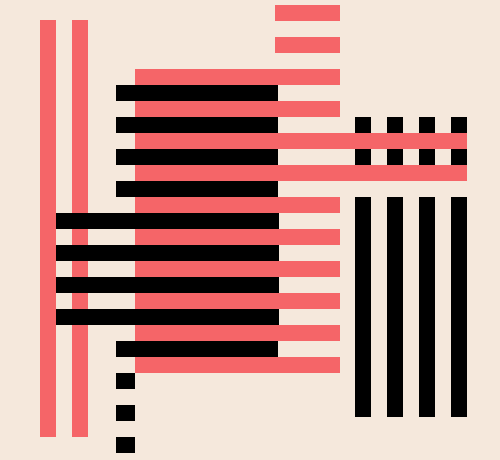
Frame 1 (no input)
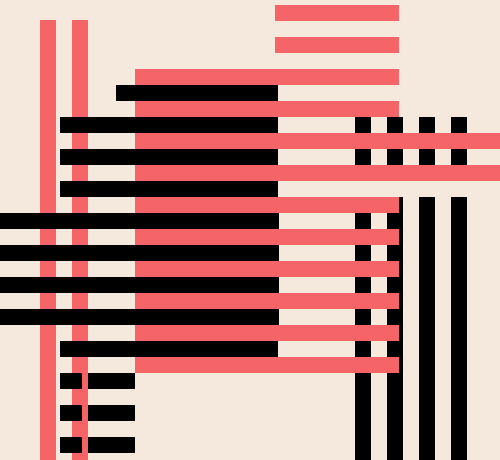
Frame 60 (the mouse pressed at the canvas centre just before this capture)
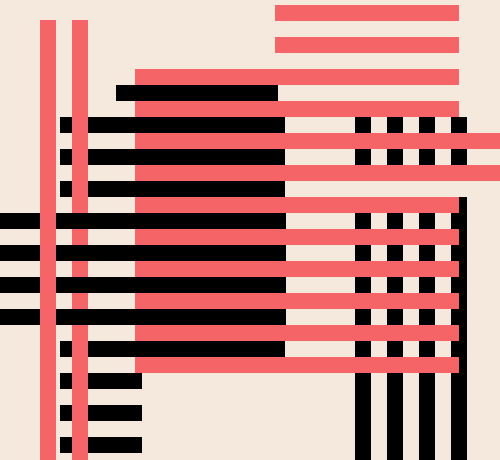
Frame 120 (the mouse held since frame 60 and released just before this capture)

The Processing sketch that drew these frames (run headless with seeded random() and noise(); from frame 60 on, the mouse is pressed at the canvas centre):

// Processing sketch: processing_73164
// ── processing_73164.pde

void setup(){
  size(500,460);
  background(245,232,220);
}

int pinkx = 135; //pink x coordinate
int speed = 1;
int blackx = 56;
int speedb = -1;

int blackY = 117;
int pinkY = 20;

void draw(){  
  
 //nude horizontal over vertical black bars
  noStroke();
  fill(245,232,220);
  rect(355,181,112,16);
  
  //vertical pink bars  
  noStroke();
  fill(245,101,104);
  rect(40,pinkY,16,417);
  
  noStroke();
  fill(245,101,104);
  rect(72,pinkY,16,417);
 
 //vertical black bars
  noStroke();
  fill(0,0,0);
  rect(355,blackY,16,300);
  
  noStroke();
  fill(0,0,0);
  rect(387,blackY,16,300);
  
  noStroke();
  fill(0,0,0);
  rect(419,blackY,16,300);
  
  noStroke();
  fill(0,0,0);
  rect(451,blackY,16,300);
  
 //nude horizontal over vertical black bars
  noStroke();
  fill(245,232,220);
  rect(355,181,112,16);
  
//horizontal pink bars
  noStroke();
  fill(245,101,104);
  rect(pinkx + 140,5,65,16);
  
  noStroke();
  fill(245,101,104);
  rect(pinkx +140,37,65,16);
  
  noStroke();
  fill(245,101,104);
  rect(pinkx,69,205,16);
  
  noStroke();
  fill(245,101,104);
  rect(pinkx,101,205,16);
  
//long pink horizontal 1
  noStroke();
  fill(245,101,104);
  rect(pinkx,133,332,16);
  
//long pink horizontal 2
  noStroke();
  fill(245,101,104);
  rect(pinkx,165,332,16);

//pink horizontal
  noStroke();
  fill(245,101,104);
  rect(pinkx,197,205,16);
  
  noStroke();
  fill(245,101,104);
  rect(pinkx,229,205,16);

  noStroke();
  fill(245,101,104);
  rect(pinkx,261,205,16);
  
  noStroke();
  fill(245,101,104);
  rect(pinkx,293,205,16);

  noStroke();
  fill(245,101,104);
  rect(pinkx,325,205,16);

  noStroke();
  fill(245,101,104);
  rect(pinkx,357,205,16);
  
//black horizontal bars  
  noStroke();
  fill(0,0,0);
  rect(116,85,162,16);
  
  noStroke();
  fill(0,0,0);
  rect(blackx + 60,117,162,16);

  noStroke();
  fill(0,0,0);
  rect(blackx + 60,149,162,16);

  noStroke();
  fill(0,0,0);
  rect(blackx + 60,181,162,16);

//4 overlapping black bars
  noStroke();
  fill(0,0,0);
  rect(blackx,213,223,16);
  
  noStroke();
  fill(0,0,0);
  rect(blackx,245,223,16);

  noStroke();
  fill(0,0,0);
  rect(blackx,277,223,16);
  
  noStroke();
  fill(0,0,0);
  rect(blackx,309,223,16);

  noStroke();
  fill(0,0,0);
  rect(blackx + 60,341,162,16);

//small black squares  
  noStroke();
  fill(0,0,0);
  rect(blackx + 60,373,19,16);
  
  noStroke();
  fill(0,0,0);
  rect(blackx + 60,405,19,16);
  
  noStroke();
  fill(0,0,0);
  rect(blackx + 60,437,19,16); 
  
  blackx = blackx + speedb;
  if (blackx <= 0){
    speedb = speedb*-1;
}
  
  pinkx = pinkx + speed;
  
  if (pinkx > 460){
    speed = speed*-1;
}

 blackY = blackY + speed;
  
  if (blackY > 500){
    speed = speed*-1;
}

 pinkY = pinkY + speed;
  
  if (pinkY > 500){
    speed = speed*-1;
}

}
